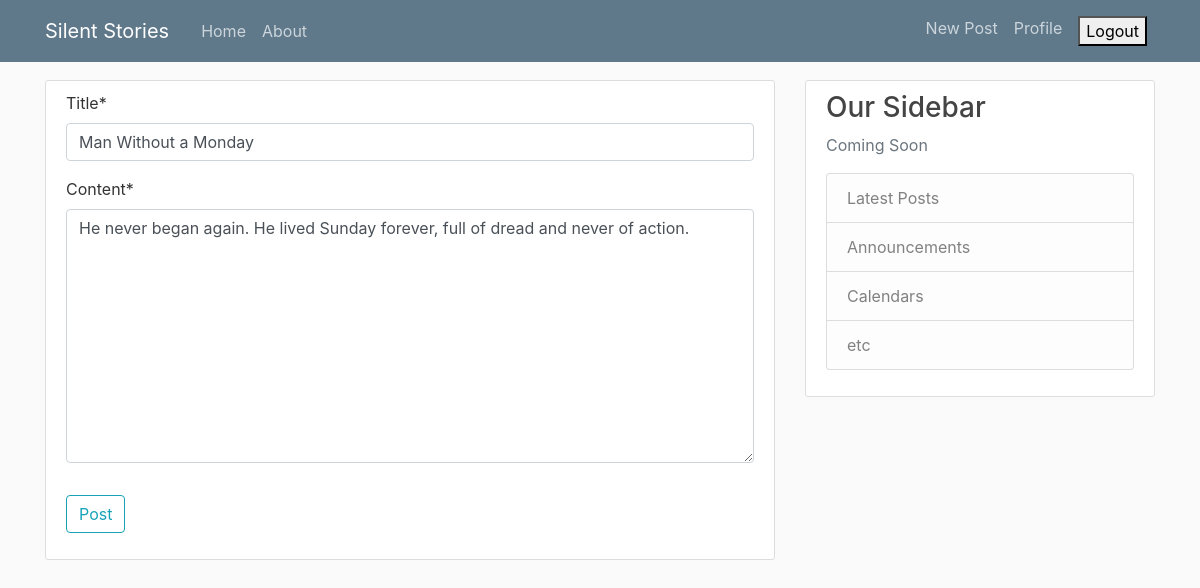
Screenshot of /post/66/update (signed in) with the database file from the repository.
### blog/models.py (models this page shows, shortened)
class Post(models.Model):
    title=models.CharField(max_length=100)
    content=models.TextField(max_length=500)
    date_posted=models.DateTimeField(default=timezone.now)
    author= models.ForeignKey(User, on_delete=models.CASCADE)

### blog/views.py (the view, shortened to what this page needs)
# urls.py: path('post/<int:pk>/update', PostUpdateView.as_view(), name="post-update"),
class PostUpdateView(UserPassesTestMixin,LoginRequiredMixin,UpdateView):
    model=Post
    fields=['title', 'content']
    def test_func(self):
        post=self.get_object()
        if self.request.user== post.author:
            return True
        return False

### blog/templates/blog/post_form.html (shortened to what this page needs)
{% extends "blog/base.html"%}
{% load crispy_forms_tags %}
{% block content%}
            <div class="content-section">
                <form method="POST">
                    <fieldset class="form-group">
                        {{form | crispy}}
                    </fieldset>
                    <div class="form-group">
                        <button class="btn btn-outline-info" type="submit">Post</button>
                    </div>
                </form>
            </div>
{%endblock content%}

### blog/static/blog/main.css (style rules this page uses)
body { background: #fafafa; color: #333333; margin-top: 5rem; }
.content-section { background: #ffffff; padding: 10px 20px; border: 1px solid #dddddd; border-radius: 3px; margin-bottom: 20px; }

### rows the page displays
Post: title "Man Without a Monday", content "He never began again. He lived Sunday forever, full of dread and never of action."
